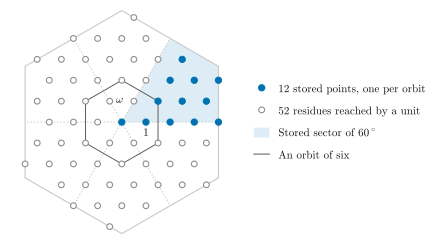

Write Python code to recreate this figure.
"""Figure 4: the 64 residues of Z[omega] modulo 2^3 and their orbits under the six units.

Z / 2^W; omega x = -b + (a - b) omega; the units are +-1, +-omega, +-omega^2. In the complex plane omega = exp(2 pi i / 3),
so the units are the rotations by multiples of 60 degrees. Each residue is drawn at a lift of smallest norm (inside the
hexagonal Voronoi cell of 2^W Z[omega]). One member of each orbit, the stored point, lies in the sector [0, 60) degrees,
at its lift of smallest norm, and the other members are drawn at its rotations, which are lifts of smallest norm too
(asserted below): on the cell's boundary, where a residue has two such lifts, this keeps exactly one member of each
orbit of six in each sector, as the text says. The orbit of three (the nonzero multiples of 2^(W-1)) is drawn at
rotations by 120 degrees. The thin hexagon joins the six members of one orbit.
Count check: 4^W residues, (4^W - 4)/6 orbits of six, one orbit of three, the zero class: (4^W - 4)/6 + 2 = 12 at W = 3.
Run: python3 paper/figures/fig4_orbits.py  (writes paper/figures/fig4_orbits.pdf)
"""
import os
import cmath
import math
from matplotlib.lines import Line2D
from matplotlib.patches import Patch, Polygon
from style import OURS, OTHER, MUTED, GUIDE, tint, figure, axes, label, save

HERE = os.path.dirname(os.path.abspath(__file__))
W = 3
M = 2 ** W
OM = complex(-0.5, math.sqrt(3) / 2)


def mul_omega(x):
    a, b = x
    return ((-b) % M, (a - b) % M)


def neg(x):
    return ((-x[0]) % M, (-x[1]) % M)


def orbit(x):
    out = set()
    y = x
    for _ in range(3):
        out.add(y)
        out.add(neg(y))
        y = mul_omega(y)
    return frozenset(out)


def lift(x):
    best = None
    a0, b0 = x
    for m in range(-2, 3):
        for n in range(-2, 3):
            z = complex(a0 + M * m, 0) + (b0 + M * n) * OM
            key = (round(abs(z), 9), round(math.atan2(z.imag, z.real) % (2 * math.pi), 9))
            if best is None or key < best[0]:
                best = (key, z)
    return best[1]


def residue(z):
    b = round(2 * z.imag / math.sqrt(3))
    return (round(z.real + b / 2) % M, b % M)


def angle(z):
    return math.degrees(math.atan2(z.imag, z.real)) % 360


residues = [(a, b) for a in range(M) for b in range(M)]
orbits = {orbit(x) for x in residues}
assert len(orbits) == (4 ** W - 4) // 6 + 2

reps, others, example = [], [], None
for orb in orbits:
    if orb == frozenset({(0, 0)}):
        reps.append(0j)
        continue
    rep = min((z for z in map(lift, orb) if angle(z) < 60 - 1e-9), key=lambda z: (abs(z), angle(z)))
    turns = 6 if len(orb) == 6 else 3
    members = [rep * cmath.exp(2j * math.pi * k / turns) for k in range(turns)]
    assert {residue(z) for z in members} == set(orb)
    assert all(abs(abs(z) - abs(lift(residue(z)))) < 1e-9 for z in members)
    reps.append(rep)
    others.extend(members[1:])
    if (2, 1) in orb:
        example = members
assert len(reps) == (4 ** W - 4) // 6 + 2 and len(reps) + len(others) == 4 ** W

fig = figure(0.62, 2.45)
ax = axes(fig, 0.02, 0.05, 2.40, 2.35)
ax.set_aspect("equal")
ax.axis("off")
ax.set_xlim(-4.95, 4.95)
ax.set_ylim(-4.85, 4.85)

R = M / math.sqrt(3)                                   # circumradius of the Voronoi cell; its inradius is M / 2
corner = [R * cmath.exp(1j * math.radians(30 + 60 * k)) for k in range(7)]
ax.plot([z.real for z in corner], [z.imag for z in corner], color=GUIDE, lw=0.8, zorder=1)
sector = [0j, M / 2 + 0j, corner[0], M / 2 * cmath.exp(1j * math.pi / 3)]
ax.add_patch(Polygon([(z.real, z.imag) for z in sector], closed=True, facecolor=tint(OURS, 0.13), edgecolor="none",
                     zorder=0))
for k in range(6):
    z = M / 2 * cmath.exp(1j * math.radians(60 * k))
    ax.plot([0, z.real], [0, z.imag], color=GUIDE, lw=0.6, ls=(0, (2, 2)), zorder=1)
ring = example + example[:1]
ax.plot([z.real for z in ring], [z.imag for z in ring], color=MUTED, lw=0.7, zorder=2)

ax.plot([z.real for z in others], [z.imag for z in others], marker="o", markersize=4.2, linestyle="none",
        markerfacecolor="white", markeredgecolor=OTHER, markeredgewidth=0.8, zorder=3)
ax.plot([z.real for z in reps], [z.imag for z in reps], marker="o", linestyle="none", color=OURS, zorder=4)
label(ax, 1, 0, "$1$", dx=0, dy=-4.5, ha="center", va="top")
label(ax, OM.real, OM.imag, r"$\omega$", dx=4.5, dy=0.5)

handles = [Line2D([], [], marker="o", linestyle="none", color=OURS),
           Line2D([], [], marker="o", markersize=4.2, linestyle="none", markerfacecolor="white",
                  markeredgecolor=OTHER, markeredgewidth=0.8),
           Patch(facecolor=tint(OURS, 0.13), edgecolor="none"),
           Line2D([], [], color=MUTED, lw=0.7)]
texts = ["%d stored points, one per orbit" % len(reps), "%d residues reached by a unit" % len(others),
         "Stored sector of $60^\\circ$", "An orbit of six"]
W_IN, H_IN = fig.get_size_inches()
fig.legend(handles, texts, loc="center left", bbox_to_anchor=(2.50 / W_IN, 0.5), handlelength=1.4, handleheight=1.0,
           labelspacing=1.0, borderaxespad=0)
save(fig, os.path.join(HERE, "fig4_orbits.pdf"))
